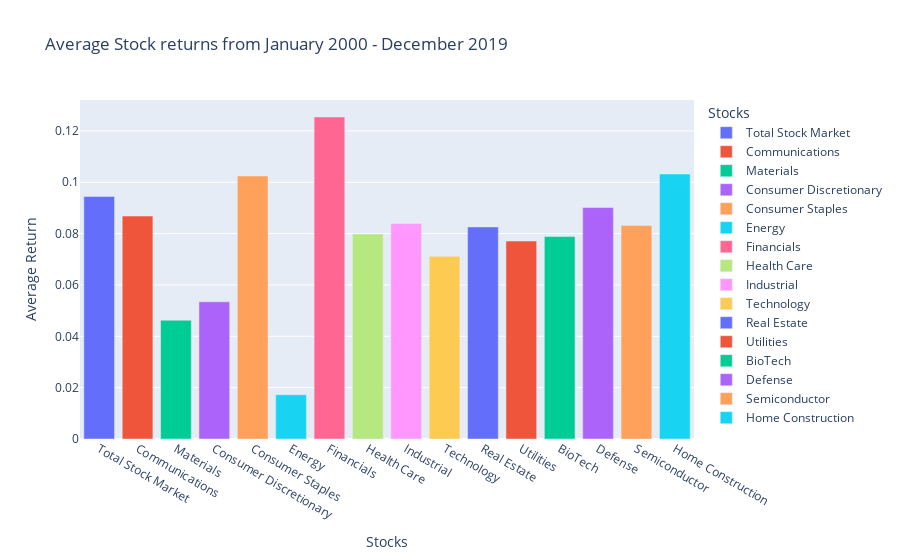

Write notebook code for a chart like this one.
### Code cell
fig = px.bar(df_total_rets_year_averages, x=df_total_rets_year_averages.index, y='mean',
             color=df_total_rets_year_averages.index,
            
             labels={'mean':'Average Return', 'index':'Stocks'}, height=600, title="Average Stock returns from January 2000 - December 2019" )
fig.show()

### Figure 1 — Plotly figure (JSON) as saved in the notebook; plotly's stock layout.template omitted (floating-point values rounded to 4 significant figures)
{"data": [{"alignmentgroup": "True", "hovertemplate": "Stocks=%{x}<br>Average Return=%{y}<extra></extra>", "legendgroup": "Total Stock Market", "marker": {"color": "#636efa"}, "name": "Total Stock Market", "offsetgroup": "Total Stock Market", "orientation": "v", "showlegend": true, "textposition": "auto", "type": "bar", "x": ["Total Stock Market"], "xaxis": "x", "y": [0.09447], "yaxis": "y"}, {"alignmentgroup": "True", "hovertemplate": "Stocks=%{x}<br>Average Return=%{y}<extra></extra>", "legendgroup": "Communications", "marker": {"color": "#EF553B"}, "name": "Communications", "offsetgroup": "Communications", "orientation": "v", "showlegend": true, "textposition": "auto", "type": "bar", "x": ["Communications"], "xaxis": "x", "y": [0.08683], "yaxis": "y"}, {"alignmentgroup": "True", "hovertemplate": "Stocks=%{x}<br>Average Return=%{y}<extra></extra>", "legendgroup": "Materials", "marker": {"color": "#00cc96"}, "name": "Materials", "offsetgroup": "Materials", "orientation": "v", "showlegend": true, "textposition": "auto", "type": "bar", "x": ["Materials"], "xaxis": "x", "y": [0.04627], "yaxis": "y"}, {"alignmentgroup": "True", "hovertemplate": "Stocks=%{x}<br>Average Return=%{y}<extra></extra>", "legendgroup": "Consumer Discretionary", "marker": {"color": "#ab63fa"}, "name": "Consumer Discretionary", "offsetgroup": "Consumer Discretionary", "orientation": "v", "showlegend": true, "textposition": "auto", "type": "bar", "x": ["Consumer Discretionary"], "xaxis": "x", "y": [0.05344], "yaxis": "y"}, {"alignmentgroup": "True", "hovertemplate": "Stocks=%{x}<br>Average Return=%{y}<extra></extra>", "legendgroup": "Consumer Staples", "marker": {"color": "#FFA15A"}, "name": "Consumer Staples", "offsetgroup": "Consumer Staples", "orientation": "v", "showlegend": true, "textposition": "auto", "type": "bar", "x": ["Consumer Staples"], "xaxis": "x", "y": [0.1025], "yaxis": "y"}, {"alignmentgroup": "True", "hovertemplate": "Stocks=%{x}<br>Average Return=%{y}<extra></extra>", "legendgroup": "Energy", "marker": {"color": "#19d3f3"}, "name": "Energy", "offsetgroup": "Energy", "orientation": "v", "showlegend": true, "textposition": "auto", "type": "bar", "x": ["Energy"], "xaxis": "x", "y": [0.01724], "yaxis": "y"}, {"alignmentgroup": "True", "hovertemplate": "Stocks=%{x}<br>Average Return=%{y}<extra></extra>", "legendgroup": "Financials", "marker": {"color": "#FF6692"}, "name": "Financials", "offsetgroup": "Financials", "orientation": "v", "showlegend": true, "textposition": "auto", "type": "bar", "x": ["Financials"], "xaxis": "x", "y": [0.1254], "yaxis": "y"}, {"alignmentgroup": "True", "hovertemplate": "Stocks=%{x}<br>Average Return=%{y}<extra></extra>", "legendgroup": "Health Care", "marker": {"color": "#B6E880"}, "name": "Health Care", "offsetgroup": "Health Care", "orientation": "v", "showlegend": true, "textposition": "auto", "type": "bar", "x": ["Health Care"], "xaxis": "x", "y": [0.07987], "yaxis": "y"}, {"alignmentgroup": "True", "hovertemplate": "Stocks=%{x}<br>Average Return=%{y}<extra></extra>", "legendgroup": "Industrial", "marker": {"color": "#FF97FF"}, "name": "Industrial", "offsetgroup": "Industrial", "orientation": "v", "showlegend": true, "textposition": "auto", "type": "bar", "x": ["Industrial"], "xaxis": "x", "y": [0.08392], "yaxis": "y"}, {"alignmentgroup": "True", "hovertemplate": "Stocks=%{x}<br>Average Return=%{y}<extra></extra>", "legendgroup": "Technology", "marker": {"color": "#FECB52"}, "name": "Technology", "offsetgroup": "Technology", "orientation": "v", "showlegend": true, "textposition": "auto", "type": "bar", "x": ["Technology"], "xaxis": "x", "y": [0.07114], "yaxis": "y"}, {"alignmentgroup": "True", "hovertemplate": "Stocks=%{x}<br>Average Return=%{y}<extra></extra>", "legendgroup": "Real Estate", "marker": {"color": "#636efa"}, "name": "Real Estate", "offsetgroup": "Real Estate", "orientation": "v", "showlegend": true, "textposition": "auto", "type": "bar", "x": ["Real Estate"], "xaxis": "x", "y": [0.0826], "yaxis": "y"}, {"alignmentgroup": "True", "hovertemplate": "Stocks=%{x}<br>Average Return=%{y}<extra></extra>", "legendgroup": "Utilities", "marker": {"color": "#EF553B"}, "name": "Utilities", "offsetgroup": "Utilities", "orientation": "v", "showlegend": true, "textposition": "auto", "type": "bar", "x": ["Utilities"], "xaxis": "x", "y": [0.07712], "yaxis": "y"}, {"alignmentgroup": "True", "hovertemplate": "Stocks=%{x}<br>Average Return=%{y}<extra></extra>", "legendgroup": "BioTech", "marker": {"color": "#00cc96"}, "name": "BioTech", "offsetgroup": "BioTech", "orientation": "v", "showlegend": true, "textposition": "auto", "type": "bar", "x": ["BioTech"], "xaxis": "x", "y": [0.07886], "yaxis": "y"}, {"alignmentgroup": "True", "hovertemplate": "Stocks=%{x}<br>Average Return=%{y}<extra></extra>", "legendgroup": "Defense", "marker": {"color": "#ab63fa"}, "name": "Defense", "offsetgroup": "Defense", "orientation": "v", "showlegend": true, "textposition": "auto", "type": "bar", "x": ["Defense"], "xaxis": "x", "y": [0.09016], "yaxis": "y"}, {"alignmentgroup": "True", "hovertemplate": "Stocks=%{x}<br>Average Return=%{y}<extra></extra>", "legendgroup": "Semiconductor", "marker": {"color": "#FFA15A"}, "name": "Semiconductor", "offsetgroup": "Semiconductor", "orientation": "v", "showlegend": true, "textposition": "auto", "type": "bar", "x": ["Semiconductor"], "xaxis": "x", "y": [0.08315], "yaxis": "y"}, {"alignmentgroup": "True", "hovertemplate": "Stocks=%{x}<br>Average Return=%{y}<extra></extra>", "legendgroup": "Home Construction", "marker": {"color": "#19d3f3"}, "name": "Home Construction", "offsetgroup": "Home Construction", "orientation": "v", "showlegend": true, "textposition": "auto", "type": "bar", "x": ["Home Construction"], "xaxis": "x", "y": [0.1032], "yaxis": "y"}], "layout": {"autosize": true, "barmode": "relative", "legend": {"title": {"text": "Stocks"}, "tracegroupgap": 0}, "title": {"text": "Average Stock returns from January 2000 - December 2019"}, "xaxis": {"anchor": "y", "autorange": true, "categoryarray": ["Total Stock Market", "Communications", "Materials", "Consumer Discretionary", "Consumer Staples", "Energy", "Financials", "Health Care", "Industrial", "Technology", "Real Estate", "Utilities", "BioTech", "Defense", "Semiconductor", "Home Construction"], "categoryorder": "array", "domain": [0, 1], "range": [-0.5, 15.5], "title": {"text": "Stocks"}, "type": "category"}, "yaxis": {"anchor": "x", "autorange": true, "domain": [0, 1], "range": [0, 0.132], "title": {"text": "Average Return"}, "type": "linear"}}}
